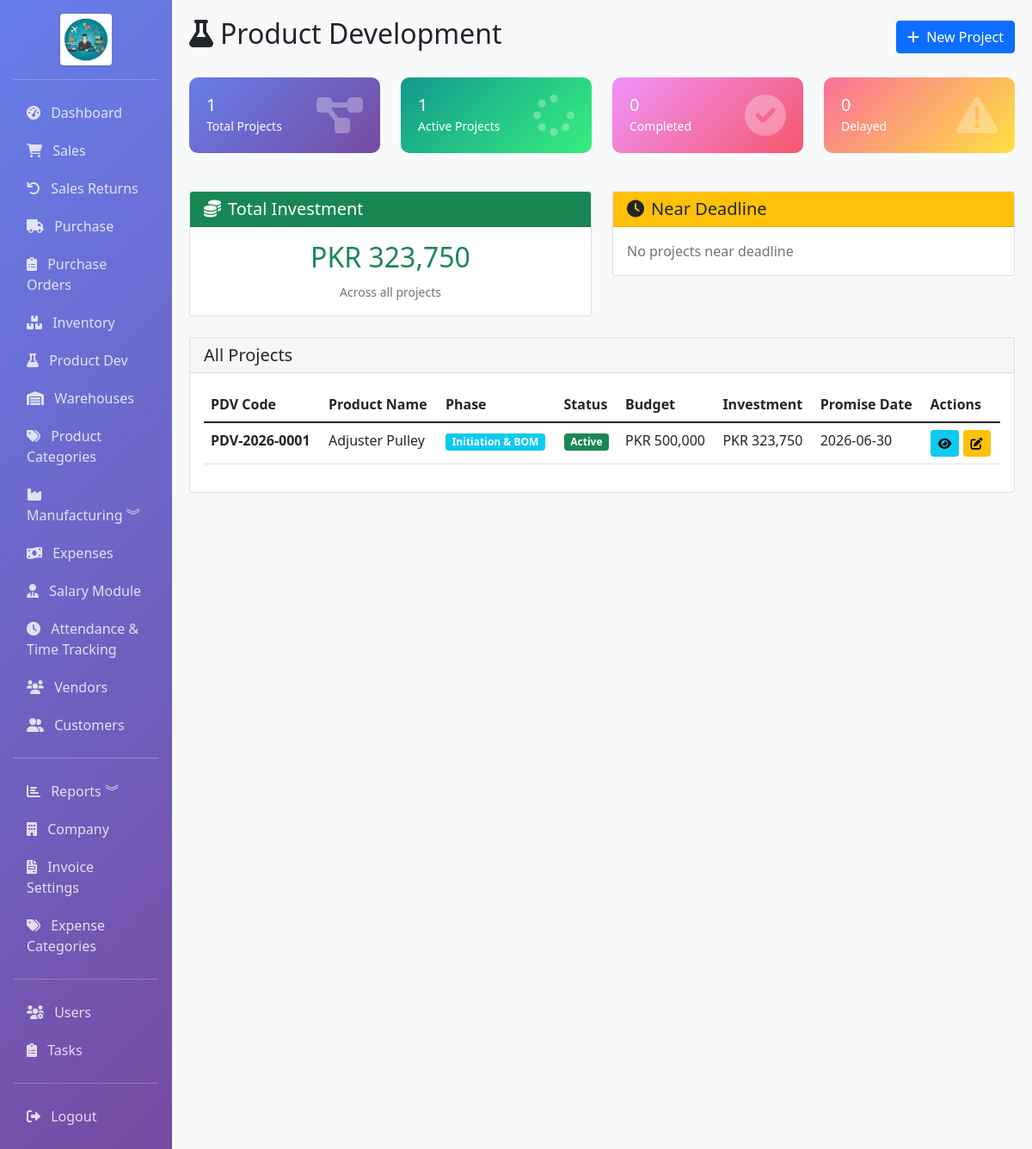
Page /product-development/ (signed in) on the committed database.
### app/models.py (models this page shows, shortened)
class PDProject(db.Model):
    __tablename__ = 'pd_projects'
    id = db.Column(db.Integer, primary_key=True)
    pdv_code = db.Column(db.String(50), unique=True, nullable=False, index=True)
    product_name = db.Column(db.String(200), nullable=False)
    sku_id = db.Column(db.Integer, db.ForeignKey('products.id'), nullable=True, index=True)
    start_date = db.Column(db.Date, nullable=True)
    promise_date = db.Column(db.Date, nullable=True)
    budget = db.Column(db.Float, default=0)
    status = db.Column(db.Enum('Draft', 'Active', 'Completed', 'On Hold', name='pd_project_status'), default='Draft', index=True)
    current_phase = db.Column(db.Integer, default=1)  # 1-6 for phases
    description = db.Column(db.Text)
    notes = db.Column(db.Text)
    created_by = db.Column(db.Integer, db.ForeignKey('users.id'))
    created_at = db.Column(db.DateTime, default=datetime.utcnow)
    updated_at = db.Column(db.DateTime, default=datetime.utcnow, onupdate=datetime.utcnow)
    sku = db.relationship('Product', backref='pd_projects', lazy=True)
    creator = db.relationship('User', backref='created_pd_projects', lazy=True)
    bom_items = db.relationship('PDProjectBOM', backref='project', lazy=True, cascade='all, delete-orphan')
    components = db.relationship('PDComponent', backref='project', lazy=True, cascade='all, delete-orphan')
    tooling = db.relationship('PDTooling', backref='project', lazy=True, cascade='all, delete-orphan')
    testing = db.relationship('PDTesting', backref='project', lazy=True, cascade='all, delete-orphan')
    approval = db.relationship('PDApproval', backref='project', uselist=False, cascade='all, delete-orphan')
    assets = db.relationship('PDAsset', backref='project', lazy=True, cascade='all, delete-orphan')
    @property
    def total_tooling_cost(self):
        return sum(tool.cost for tool in self.tooling)
    @property
    def total_component_cost(self):
        return sum(comp.cost or 0 for comp in self.components)
    @property
    def total_bom_cost(self):
        return sum(item.estimated_cost or 0 for item in self.bom_items)
    @property
    def total_investment(self):
        return self.total_tooling_cost + self.total_component_cost + self.total_bom_cost
    @property
    def is_delayed(self):
        if self.promise_date and self.status not in ['Completed']:
            return datetime.utcnow().date() > self.promise_date
        return False
    @property
    def phase_name(self):
        phases = {1: 'Initiation & BOM', 2: 'Component Management', 3: 'Tooling',
                  4: 'Testing', 5: 'Approval', 6: 'Production Ready'}
        return phases.get(self.current_phase, 'Unknown')

class PDTooling(db.Model):
    __tablename__ = 'pd_tooling'
    id = db.Column(db.Integer, primary_key=True)
    project_id = db.Column(db.Integer, db.ForeignKey('pd_projects.id'), nullable=False, index=True)
    tool_name = db.Column(db.String(200), nullable=False)
    tool_type = db.Column(db.Enum('mold', 'die', 'injection', 'forging', 'jig', 'fixture', 'other', name='pd_tool_type'), nullable=False)
    quantity = db.Column(db.Float, default=1)
    vendor_id = db.Column(db.Integer, db.ForeignKey('vendors.id'), nullable=True)
    cost = db.Column(db.Float, default=0)
    status = db.Column(db.Enum('Planned', 'In Progress', 'Completed', 'Cancelled', name='pd_tool_status'), default='Planned', index=True)
    expected_completion = db.Column(db.Date, nullable=True)
    actual_completion = db.Column(db.Date, nullable=True)
    notes = db.Column(db.Text)
    purchase_order_id = db.Column(db.Integer, db.ForeignKey('purchase_orders.id'), nullable=True)
    created_at = db.Column(db.DateTime, default=datetime.utcnow)
    updated_at = db.Column(db.DateTime, default=datetime.utcnow, onupdate=datetime.utcnow)
    vendor = db.relationship('Vendor', backref='pd_tooling', lazy=True)
    purchase_order = db.relationship('PurchaseOrder', backref='pd_tooling', lazy=True)

class PDComponent(db.Model):
    __tablename__ = 'pd_components'
    id = db.Column(db.Integer, primary_key=True)
    project_id = db.Column(db.Integer, db.ForeignKey('pd_projects.id'), nullable=False, index=True)
    component_name = db.Column(db.String(200), nullable=False)
    component_type = db.Column(db.Enum('MAKE', 'BUY', 'OUTSOURCE', name='pd_component_type'), nullable=False, default='BUY')
    quantity = db.Column(db.Float, default=1)
    vendor_id = db.Column(db.Integer, db.ForeignKey('vendors.id'), nullable=True)
    estimated_cost = db.Column(db.Float, default=0)
    notes = db.Column(db.Text)
    purchase_order_id = db.Column(db.Integer, db.ForeignKey('purchase_orders.id'), nullable=True)
    manufacturing_order_id = db.Column(db.Integer, db.ForeignKey('manufacturing_orders.id'), nullable=True)
    created_at = db.Column(db.DateTime, default=datetime.utcnow)
    vendor = db.relationship('Vendor', backref='pd_components', lazy=True)
    purchase_order = db.relationship('PurchaseOrder', backref='pd_components', lazy=True)
    manufacturing_order = db.relationship('ManufacturingOrder', backref='pd_components', lazy=True)
    @property
    def cost(self):
        return (self.estimated_cost or 0) * (self.quantity or 0)

class PDProjectBOM(db.Model):
    __tablename__ = 'pd_bom'
    id = db.Column(db.Integer, primary_key=True)
    project_id = db.Column(db.Integer, db.ForeignKey('pd_projects.id'), nullable=False, index=True)
    material_name = db.Column(db.String(200), nullable=False)
    sku_id = db.Column(db.Integer, db.ForeignKey('products.id'), nullable=True, index=True)
    quantity_per_unit = db.Column(db.Float, default=1)
    estimated_cost = db.Column(db.Float, default=0)
    notes = db.Column(db.Text)
    created_at = db.Column(db.DateTime, default=datetime.utcnow)
    material = db.relationship('Product', foreign_keys=[sku_id], lazy=True)

### app/routes/product_development.py (the view)
@bp.route('/')
@login_required
def index():
    projects = PDProject.query.order_by(PDProject.created_at.desc()).all()
    today = datetime.now().date()
    total_projects = len(projects)
    active_projects = len([p for p in projects if p.status == 'Active'])
    completed_projects = len([p for p in projects if p.status == 'Completed'])
    delayed_projects = len([p for p in projects if p.is_delayed])
    total_investment = sum(p.total_investment for p in projects)
    near_deadline = [p for p in projects if p.promise_date and p.status not in ['Completed']
                     and (p.promise_date - today).days <= 7]
    return render_template('product_development/index.html',
                         projects=projects,
                         total_projects=total_projects,
                         active_projects=active_projects,
                         completed_projects=completed_projects,
                         delayed_projects=delayed_projects,
                         total_investment=total_investment,
                         near_deadline=near_deadline,
                         today=today)

### app/models.py (called while the page is built)
    @property
    def is_admin(self):
        return self.role == 'admin'

### app/templates/product_development/index.html (shortened to what this page needs)
{% extends "base.html" %}
{% block content %}
<div class="d-flex justify-content-between align-items-center mb-4">
    <h2><i class="fas fa-flask me-2"></i>Product Development</h2>
    <a href="{{ url_for('product_development.create') }}" class="btn btn-primary">
        <i class="fas fa-plus me-1"></i> New Project
    </a>
</div>
<div class="row mb-4">
    <div class="col-md-3">
        <div class="card-stats">
            <div class="d-flex justify-content-between">
                <div>
                    <h5 class="mb-0">{{ total_projects }}</h5>
                    <small>Total Projects</small>
                </div>
                <i class="fas fa-project-diagram stats-icon"></i>
            </div>
        </div>
    </div>
    <div class="col-md-3">
        <div class="card-stats" style="background: linear-gradient(135deg, #11998e 0%, #38ef7d 100%);">
            <div class="d-flex justify-content-between">
                <div>
                    <h5 class="mb-0">{{ active_projects }}</h5>
                    <small>Active Projects</small>
                </div>
                <i class="fas fa-spinner stats-icon"></i>
            </div>
        </div>
    </div>
    <div class="col-md-3">
        <div class="card-stats" style="background: linear-gradient(135deg, #f093fb 0%, #f5576c 100%);">
            <div class="d-flex justify-content-between">
                <div>
                    <h5 class="mb-0">{{ completed_projects }}</h5>
                    <small>Completed</small>
                </div>
                <i class="fas fa-check-circle stats-icon"></i>
            </div>
        </div>
    </div>
    <div class="col-md-3">
        <div class="card-stats" style="background: linear-gradient(135deg, #fa709a 0%, #fee140 100%);">
            <div class="d-flex justify-content-between">
                <div>
                    <h5 class="mb-0">{{ delayed_projects }}</h5>
                    <small>Delayed</small>
                </div>
                <i class="fas fa-exclamation-triangle stats-icon"></i>
            </div>
        </div>
    </div>
</div>
<div class="row mb-4">
    <div class="col-md-6">
        <div class="card">
            <div class="card-header bg-success text-white">
                <h5 class="mb-0"><i class="fas fa-coins me-2"></i>Total Investment</h5>
            </div>
            <div class="card-body text-center">
                <h2 class="text-success">PKR {{ "{:,.0f}".format(total_investment) }}</h2>
                <small class="text-muted">Across all projects</small>
            </div>
        </div>
    </div>
    <div class="col-md-6">
        <div class="card">
            <div class="card-header bg-warning text-dark">
                <h5 class="mb-0"><i class="fas fa-clock me-2"></i>Near Deadline</h5>
            </div>
            <div class="card-body">
                {% if near_deadline %}
                <ul class="list-group list-group-flush">
                    {% for p in near_deadline %}
                    <li class="list-group-item d-flex justify-content-between align-items-center">
                        <a href="{{ url_for('product_development.view', project_id=p.id) }}">{{ p.pdv_code }}</a>
                        <span class="badge bg-danger">{{ ((p.promise_date - today).days) }} days</span>
                    </li>
                    {% endfor %}
                </ul>
                {% else %}
                <p class="text-muted mb-0">No projects near deadline</p>
                {% endif %}
            </div>
        </div>
    </div>
</div>
<div class="card">
    <div class="card-header">
        <h5 class="mb-0">All Projects</h5>
    </div>
    <div class="card-body">
        <div class="table-responsive">
            <table class="table table-hover">
                <thead>
                    <tr>
                        <th>PDV Code</th>
                        <th>Product Name</th>
                        <th>Phase</th>
                        <th>Status</th>
                        <th>Budget</th>
                        <th>Investment</th>
                        <th>Promise Date</th>
                        <th>Actions</th>
                    </tr>
                </thead>
                <tbody>
                    {% for project in projects %}
                    <tr class="{{ 'table-danger' if project.is_delayed else '' }}">
                        <td><strong>{{ project.pdv_code }}</strong></td>
                        <td>{{ project.product_name }}</td>
                        <td>
                            <span class="badge bg-info">{{ project.phase_name }}</span>
                        </td>
                        <td>
                            {% if project.status == 'Active' %}
                            <span class="badge bg-success">Active</span>
                            {% elif project.status == 'Completed' %}
                            <span class="badge bg-primary">Completed</span>
                            {% elif project.status == 'Draft' %}
                            <span class="badge bg-secondary">Draft</span>
                            {% else %}
                            <span class="badge bg-warning">On Hold</span>
                            {% endif %}
                        </td>
                        <td>PKR {{ "{:,.0f}".format(project.budget) }}</td>
                        <td>PKR {{ "{:,.0f}".format(project.total_investment) }}</td>
                        <td>{{ project.promise_date.strftime('%Y-%m-%d') if project.promise_date else '-' }}</td>
                        <td>
                            <a href="{{ url_for('product_development.view', project_id=project.id) }}" class="btn btn-sm btn-info">
                                <i class="fas fa-eye"></i>
                            </a>
                            <a href="{{ url_for('product_development.edit', project_id=project.id) }}" class="btn btn-sm btn-warning">
                                <i class="fas fa-edit"></i>
                            </a>
                        </td>
                    </tr>
                    {% else %}
                    <tr>
                        <td colspan="8" class="text-center text-muted">No projects found. Create your first project!</td>
                    </tr>
                    {% endfor %}
                </tbody>
            </table>
        </div>
    </div>
</div>
{% endblock %}

### app/templates/base.html (style rules this page uses)
.card-stats { background: linear-gradient(135deg, #667eea 0%, #764ba2 100%); color: white; border-radius: 10px; padding: 20px; margin-bottom: 20px; }
.stats-icon { font-size: 3rem; opacity: 0.3; }

### rows in the picture
PDProject: pdv_code "PDV-2026-0001", product_name "Adjuster Pulley", phase_name "Initiation & BOM", status "Active", budget "500,000", promise_date "2026-06-30"
PDTooling: total_investment "323,750"

### other values in the picture
{{ total_projects }} "1"
{{ active_projects }} "1"
{{ completed_projects }} "0"
{{ delayed_projects }} "0"
{{ "{:,.0f}".format(total_investment) }} "323,750"
